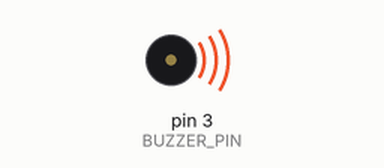
This sketch was run on a simulated Arduino Uno, built with avr-gcc and run on an emulated ATmega328P. Shown: buzzer (waves = sounding).

Above: at 0.44 s.
At 15.0 s:
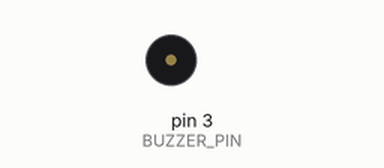
Timing chart, 0 to 26.3 s (numbered marks = the images above):
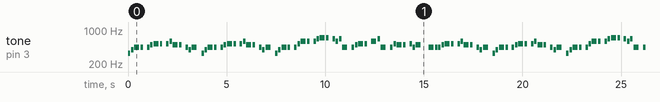

Measured:
- by itself, tone on pin 3 (BUZZER_PIN): plays 330 Hz for 0.13 s, 392 Hz for 0.13 s, 440 Hz for 0.25 s, 440 Hz for 0.13 s, 440 Hz for 0.13 s, 494 Hz for 0.13 s … (441 notes in this stretch)

The sketch:

musicaPiratasDoCaribe.ino
```cpp
// (licence header left out)
#include "pitches.h"

#define BUZZER_PIN 3

int melody[] = {
  NOTE_E4, NOTE_G4, NOTE_A4, NOTE_A4, REST,
  NOTE_A4, NOTE_B4, NOTE_C5, NOTE_C5, REST,
  NOTE_C5, NOTE_D5, NOTE_B4, NOTE_B4, REST,
  NOTE_A4, NOTE_G4, NOTE_A4, REST,

  NOTE_E4, NOTE_G4, NOTE_A4, NOTE_A4, REST,
  NOTE_A4, NOTE_B4, NOTE_C5, NOTE_C5, REST,
  NOTE_C5, NOTE_D5, NOTE_B4, NOTE_B4, REST,
  NOTE_A4, NOTE_G4, NOTE_A4, REST,

  NOTE_E4, NOTE_G4, NOTE_A4, NOTE_A4, REST,
  NOTE_A4, NOTE_C5, NOTE_D5, NOTE_D5, REST,
  NOTE_D5, NOTE_E5, NOTE_F5, NOTE_F5, REST,
  NOTE_E5, NOTE_D5, NOTE_E5, NOTE_A4, REST,

  NOTE_A4, NOTE_B4, NOTE_C5, NOTE_C5, REST,
  NOTE_D5, NOTE_E5, NOTE_A4, REST,
  NOTE_A4, NOTE_C5, NOTE_B4, NOTE_B4, REST,
  NOTE_C5, NOTE_A4, NOTE_B4, REST,

  NOTE_A4, NOTE_A4,
  //Repeat of first part
  NOTE_A4, NOTE_B4, NOTE_C5, NOTE_C5, REST,
  NOTE_C5, NOTE_D5, NOTE_B4, NOTE_B4, REST,
  NOTE_A4, NOTE_G4, NOTE_A4, REST,

  NOTE_E4, NOTE_G4, NOTE_A4, NOTE_A4, REST,
  NOTE_A4, NOTE_B4, NOTE_C5, NOTE_C5, REST,
  NOTE_C5, NOTE_D5, NOTE_B4, NOTE_B4, REST,
  NOTE_A4, NOTE_G4, NOTE_A4, REST,

  NOTE_E4, NOTE_G4, NOTE_A4, NOTE_A4, REST,
  NOTE_A4, NOTE_C5, NOTE_D5, NOTE_D5, REST,
  NOTE_D5, NOTE_E5, NOTE_F5, NOTE_F5, REST,
  NOTE_E5, NOTE_D5, NOTE_E5, NOTE_A4, REST,

  NOTE_A4, NOTE_B4, NOTE_C5, NOTE_C5, REST,
  NOTE_D5, NOTE_E5, NOTE_A4, REST,
  NOTE_A4, NOTE_C5, NOTE_B4, NOTE_B4, REST,
  NOTE_C5, NOTE_A4, NOTE_B4, REST,
  //End of Repeat

  NOTE_E5, REST, REST, NOTE_F5, REST, REST,
  NOTE_E5, NOTE_E5, REST, NOTE_G5, REST, NOTE_E5, NOTE_D5, REST, REST,
  NOTE_D5, REST, REST, NOTE_C5, REST, REST,
  NOTE_B4, NOTE_C5, REST, NOTE_B4, REST, NOTE_A4,

  NOTE_E5, REST, REST, NOTE_F5, REST, REST,
  NOTE_E5, NOTE_E5, REST, NOTE_G5, REST, NOTE_E5, NOTE_D5, REST, REST,
  NOTE_D5, REST, REST, NOTE_C5, REST, REST,
  NOTE_B4, NOTE_C5, REST, NOTE_B4, REST, NOTE_A4
};

int durations[] = {
  8, 8, 4, 8, 8,
  8, 8, 4, 8, 8,
  8, 8, 4, 8, 8,
  8, 8, 4, 8,

  8, 8, 4, 8, 8,
  8, 8, 4, 8, 8,
  8, 8, 4, 8, 8,
  8, 8, 4, 8,

  8, 8, 4, 8, 8,
  8, 8, 4, 8, 8,
  8, 8, 4, 8, 8,
  8, 8, 8, 4, 8,

  8, 8, 4, 8, 8,
  4, 8, 4, 8,
  8, 8, 4, 8, 8,
  8, 8, 4, 4,

  4, 8,
  //Repeat of First Part
  8, 8, 4, 8, 8,
  8, 8, 4, 8, 8,
  8, 8, 4, 8,

  8, 8, 4, 8, 8,
  8, 8, 4, 8, 8,
  8, 8, 4, 8, 8,
  8, 8, 4, 8,

  8, 8, 4, 8, 8,
  8, 8, 4, 8, 8,
  8, 8, 4, 8, 8,
  8, 8, 8, 4, 8,

  8, 8, 4, 8, 8,
  4, 8, 4, 8,
  8, 8, 4, 8, 8,
  8, 8, 4, 4,
  //End of Repeat

  4, 8, 4, 4, 8, 4,
  8, 8, 8, 8, 8, 8, 8, 8, 4,
  4, 8, 4, 4, 8, 4,
  8, 8, 8, 8, 8, 2,

  4, 8, 4, 4, 8, 4,
  8, 8, 8, 8, 8, 8, 8, 8, 4,
  4, 8, 4, 4, 8, 4,
  8, 8, 8, 8, 8, 2
};

void setup()
{
  pinMode(BUZZER_PIN, OUTPUT);
}

void loop()
{
  int size = sizeof(durations) / sizeof(int);

  for (int note = 0; note < size; note++) {
    //to calculate the note duration, take one second divided by the note type.
    //e.g. quarter note = 1000 / 4, eighth note = 1000/8, etc.
    int duration = 1000 / durations[note];
    tone(BUZZER_PIN, melody[note], duration);

    //to distinguish the notes, set a minimum time between them.
    //the note's duration + 30% seems to work well:
    int pauseBetweenNotes = duration * 1.30;
    delay(pauseBetweenNotes);

    //stop the tone playing:
    noTone(BUZZER_PIN);
  }
}
```

pitches.cpp
```cpp
// (licence header left out)
#include "pitches.h"
```

pitches.h
```cpp
// (licence header left out)
#ifndef pitches_h
#define pitches_h

#define NOTE_B0  31
#define NOTE_C1  33
#define NOTE_CS1 35
#define NOTE_D1  37
#define NOTE_DS1 39
#define NOTE_E1  41
#define NOTE_F1  44
#define NOTE_FS1 46
#define NOTE_G1  49
#define NOTE_GS1 52
#define NOTE_A1  55
#define NOTE_AS1 58
#define NOTE_B1  62
#define NOTE_C2  65
#define NOTE_CS2 69
#define NOTE_D2  73
#define NOTE_DS2 78
#define NOTE_E2  82
#define NOTE_F2  87
#define NOTE_FS2 93
#define NOTE_G2  98
#define NOTE_GS2 104
#define NOTE_A2  110
#define NOTE_AS2 117
#define NOTE_B2  123
#define NOTE_C3  131
#define NOTE_CS3 139
#define NOTE_DB3 139
#define NOTE_D3  147
#define NOTE_DS3 156
#define NOTE_EB3 156
#define NOTE_E3  165
#define NOTE_F3  175
#define NOTE_FS3 185
#define NOTE_G3  196
#define NOTE_GS3 208
#define NOTE_A3  220
#define NOTE_AS3 233
#define NOTE_B3  247
#define NOTE_C4  262
#define NOTE_CS4 277
#define NOTE_D4  294
#define NOTE_DS4 311
#define NOTE_E4  330
#define NOTE_F4  349
#define NOTE_FS4 370
#define NOTE_G4  392
#define NOTE_GS4 415
#define NOTE_A4  440
#define NOTE_AS4 466
#define NOTE_B4  494
#define NOTE_C5  523
#define NOTE_CS5 554
#define NOTE_D5  587
#define NOTE_DS5 622
#define NOTE_E5  659
#define NOTE_F5  698
#define NOTE_FS5 740
#define NOTE_G5  784
#define NOTE_GS5 831
#define NOTE_A5  880
#define NOTE_AS5 932
#define NOTE_B5  988
#define NOTE_C6  1047
#define NOTE_CS6 1109
#define NOTE_D6  1175
#define NOTE_DS6 1245
#define NOTE_E6  1319
#define NOTE_F6  1397
#define NOTE_FS6 1480
#define NOTE_G6  1568
#define NOTE_GS6 1661
#define NOTE_A6  1760
#define NOTE_AS6 1865
#define NOTE_B6  1976
#define NOTE_C7  2093
#define NOTE_CS7 2217
#define NOTE_D7  2349
#define NOTE_DS7 2489
#define NOTE_E7  2637
#define NOTE_F7  2794
#define NOTE_FS7 2960
#define NOTE_G7  3136
#define NOTE_GS7 3322
#define NOTE_A7  3520
#define NOTE_AS7 3729
#define NOTE_B7  3951
#define NOTE_C8  4186
#define NOTE_CS8 4435
#define NOTE_D8  4699
#define NOTE_DS8 4978
#define REST     0

#endif
```
